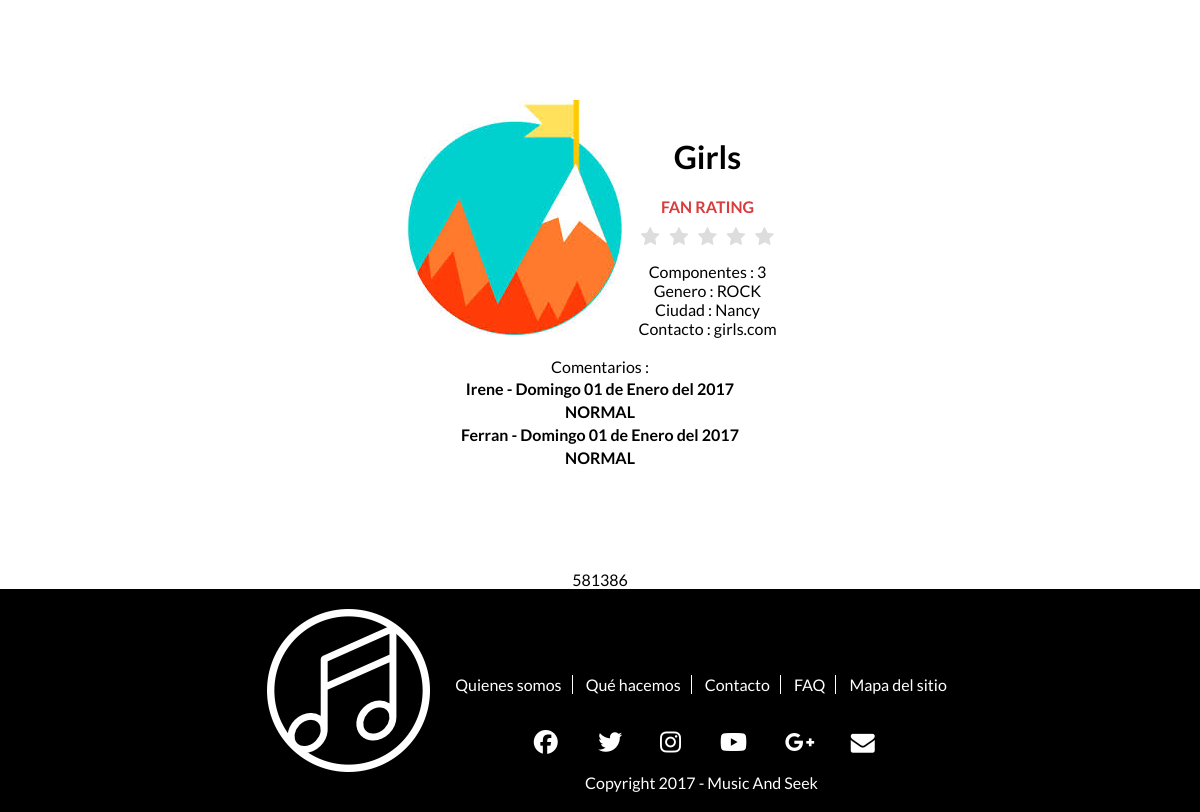
/InfoGrupo.php?nombre=Girls, run on the app's committed database.
### tables this page shows
create table USUARIO( 
ID_USUARIO int(10) not null auto_increment,
TIPO_USUARIO char(10) not null,
NOMBRE char(20) not null,
APELLIDOS char(20),
UBICACION char(50),
EMAIL char(50) not null,
NUMERO_CONTACTO int(11),
 
IMAGEN char(50),
NOMBRE_LOCAL char(20),
NOMBRE_ARTISTICO char(20),
NUMERO_COMPONENTES int(5),
PASSWORD char(255) not null,
AFORO int(5),
WEB char(20),
ID_GENERO int(10),
ID_CIUDAD int(10),
PREGUNTA_SEGURIDAD char (255),
RESPUESTA_SEGURIDAD char (255),
DESCRIPCION char(255),
FECHA_ALTA DATETIME,
FECHA_BAJA DATETIME DEFAULT NULL,
primary key (ID_USUARIO, EMAIL)
);

create table GENERO(
ID_GENERO int(10) not null auto_increment,
NOMBRE char(20) not null,
primary key(ID_GENERO)
);

create table CIUDAD(
ID_CIUDAD int(10) not null auto_increment,
NOMBRE char(20) not null,
PAIS char(10) not null,
primary key(ID_CIUDAD)
);

create table VOTAR_COMENTAR(
ID_VOTO int(10) not null auto_increment primary key,
ID_FAN int(10) not null,
ID_VOTADO int(10) not null,
PUNTOS int(2) not null,
VOTO_CONCIERTO boolean not null,
COMENTARIO char(140),
FECHA datetime not null,
TIPO_VOTACION char(10) not null
);

### bbdd.php (called while the page is built, shortened)
<?php
function conectar() {
    $conexion = mysqli_connect('localhost', 'root', '', 'musicandseek')
            or die("Error conectando");
    return $conexion;
}
function getNombreFecha($fecha) {
    $dias = array("Domingo", "Lunes", "Martes", "Miercoles", "Jueves", "Viernes", "Sábado");
    $meses = array("Enero", "Febrero", "Marzo", "Abril", "Mayo", "Junio", "Julio", "Agosto", "Septiembre", "Octubre", "Noviembre", "Diciembre");
    $arrayFecha = explode("-", $fecha);
    $fecha = $dias[$arrayFecha[0]] . " " . $arrayFecha[1] . " de " . $meses[$arrayFecha[2] - 1] . " del " . $arrayFecha[3];
    return $fecha;
}
function getNombreCiudad($id_ciudad) {
    $conexion = conectar();
    $sql = "SELECT NOMBRE FROM CIUDAD WHERE ID_CIUDAD= $id_ciudad";
    $result = $conexion->query($sql);
    if ($result->num_rows > 0) {
        $row = $result->fetch_assoc();
        return $row['NOMBRE'];
    } else {
        return null;
    }
}
function getNombreGenero($id_genero) {
    $conexion = conectar();
    $sql = "SELECT NOMBRE FROM GENERO WHERE ID_GENERO = $id_genero";
    $result = $conexion->query($sql);
    if ($result->num_rows > 0) {
        $row = $result->fetch_assoc();
        return $row['NOMBRE'];
    } else {
        return null;
    }
}
function comentariosConcierto($id) {
    $conexion = conectar();
    $sql = "SELECT * FROM VOTAR_COMENTAR inner join USUARIO on VOTAR_COMENTAR.ID_FAN = USUARIO.ID_USUARIO WHERE ID_VOTADO = '$id' AND VOTO_CONCIERTO = 1;";
    $resultado = $conexion->query($sql);
    if ($resultado->num_rows > 0) {
        return $resultado;
    } else {
        return false;
    }
}
function getInfoGrupoName($name) {
    $conexion = conectar();
    $sql = "SELECT * FROM USUARIO WHERE NOMBRE_ARTISTICO = '$name'";
    $result = $conexion->query($sql);
    if ($result->num_rows > 0) {
        $row = $result->fetch_assoc();
        return $row;
    } else {
        return null;
    }
}

### InfoGrupo.php (the view, shortened to what this page needs)
<!DOCTYPE html>
<html>
    <head>
        <link href="Estilos/Estilos.css" rel="stylesheet" type="text/css"/>
        <link href="Estilos/RegistrationForm.css" rel="stylesheet" type="text/css"/>
        <link href="Estilos/StarRating.css" rel="stylesheet" type="text/css"/>
    </head>
    <body>
        <div class="center" style="width: 100%; height: 500px">
            <?php
            require_once'bbdd.php';
            echo'<div class="center content">';
            echo'<div class="inline center">';
            echo'<img src="Imagenes/image.jpeg" alt=""/>';
            echo'</div>';
            echo '<div class="inline">';
            $resultado = getInfoGrupoName($_GET['nombre']);
            $puntuacion = votosGrupo($resultado['ID_USUARIO']);
            $comentarios = comentariosConcierto($resultado['ID_USUARIO']);
            echo '<h1>' . $resultado['NOMBRE_ARTISTICO'] . '</h1>';
            echo'<b style="color:#d83c3c">FAN RATING</b><i id="puntuacion" hidden>' . $puntuacion . '</i><br>';
            echo '<fieldset class="rating_fixed">
                        <input type="radio" id="star5" name="rating" value="5" /><label class = "full" for="star5" title="Fantástico - 5 stars"></label>
                        <input type="radio" id="star4half" name="rating" value="4 and a half" /><label class="half" for="star4half" title="Bastante bien - 4.5 stars"></label>
                        <input type="radio" id="star4" name="rating" value="4" /><label class = "full" for="star4" title="Bastante bien - 4 stars"></label>
                        <input type="radio" id="star3half" name="rating" value="3 and a half" /><label class="half" for="star3half" title="Meh - 3.5 stars"></label>
                        <input type="radio" id="star3" name="rating" value="3" /><label class = "full" for="star3" title="Meh - 3 stars"></label>
                        <input type="radio" id="star2half" name="rating" value="2 and a half" /><label class="half" for="star2half" title="No muy bueno - 2.5 stars"></label>
                        <input type="radio" id="star2" name="rating" value="2" /><label class = "full" for="star2" title=" - 2 stars"></label>
                        <input type="radio" id="star1half" name="rating" value="1 and a half" /><label class="half" for="star1half" title="Meh - 1.5 stars"></label>
                        <input type="radio" id="star1" name="rating" value="1" /><label class = "full" for="star1" title="Sucks big time - 1 star"></label>
                        <input type="radio" id="starhalf" name="rating" value="half" /><label class="half" for="starhalf" title="Sucks big time - 0.5 stars"></label>
                        </fieldset> ';
            echo '<div class="center">Componentes : ' . $resultado['NUMERO_COMPONENTES'] . '</div>';
            echo '<div class="center">Genero : ' . getNombreGenero(($resultado['ID_GENERO'])) . '</div>';
            echo '<div class="center">Ciudad : ' . getNombreCiudad($resultado['ID_CIUDAD']) . '</div>';
            if ($resultado['WEB'] != null) {
                echo '<div class="center">Contacto : ' . $resultado['WEB'] . '</div>';
            }
            if ($resultado['DESCRIPCION'] != null) {
                echo '<div class="center">Descripción : ' . $resultado['DESCRIPCION'] . '</div>';
            } echo '</div>';
            if ($comentarios != false) {
                echo '</br></br><div class="center">Comentarios : <table class="center">';
                while ($lista = $comentarios->fetch_assoc()) {
                    echo'<tr><th>';
                    $fechacomentario = getNombreFecha(date("w-d-m-Y", strtotime($lista['FECHA'])));
                    echo $lista['NOMBRE'] . ' - ' . $fechacomentario . '</th></tr>';
                    echo '<tr><th>' . $lista['COMENTARIO'] . '</th></tr>';
                }
                echo'</table></div>';
                echo '</div>';
            }
            ?>
            581386
            <div id="footer"></div>
    </body>
</html>

### Estilos/Estilos.css (style rules this page uses)
.inline { display: inline-block; }
.center { text-align: center; }
body { margin:0px; font-family: Lato; }
img { height: auto; text-align: center; }
.content { margin-top: 100px; margin-bottom: 100px; }
table { margin: 0 auto; }

### Estilos/StarRating.css (style rules this page uses)
.rating_fixed { border: none; float: right; pointer-events:none; }
.rating_fixed > label:before { margin: 5px; font-size: 1.25em; font-family: FontAwesome; display: inline-block; content: "\f005"; }
.rating_fixed > label { color: #ddd; float: right; }

### data on the page
usuario: NOMBRE_ARTISTICO "Girls", NUMERO_COMPONENTES "3", ID_GENERO.NOMBRE "ROCK", ID_CIUDAD.NOMBRE "Nancy", WEB "girls.com"
votar_comentar: usuario.NOMBRE "Irene", FECHA "Domingo 01 de Enero del 2017", COMENTARIO "NORMAL"
votar_comentar: usuario.NOMBRE "Ferran", FECHA "Domingo 01 de Enero del 2017", COMENTARIO "NORMAL"
